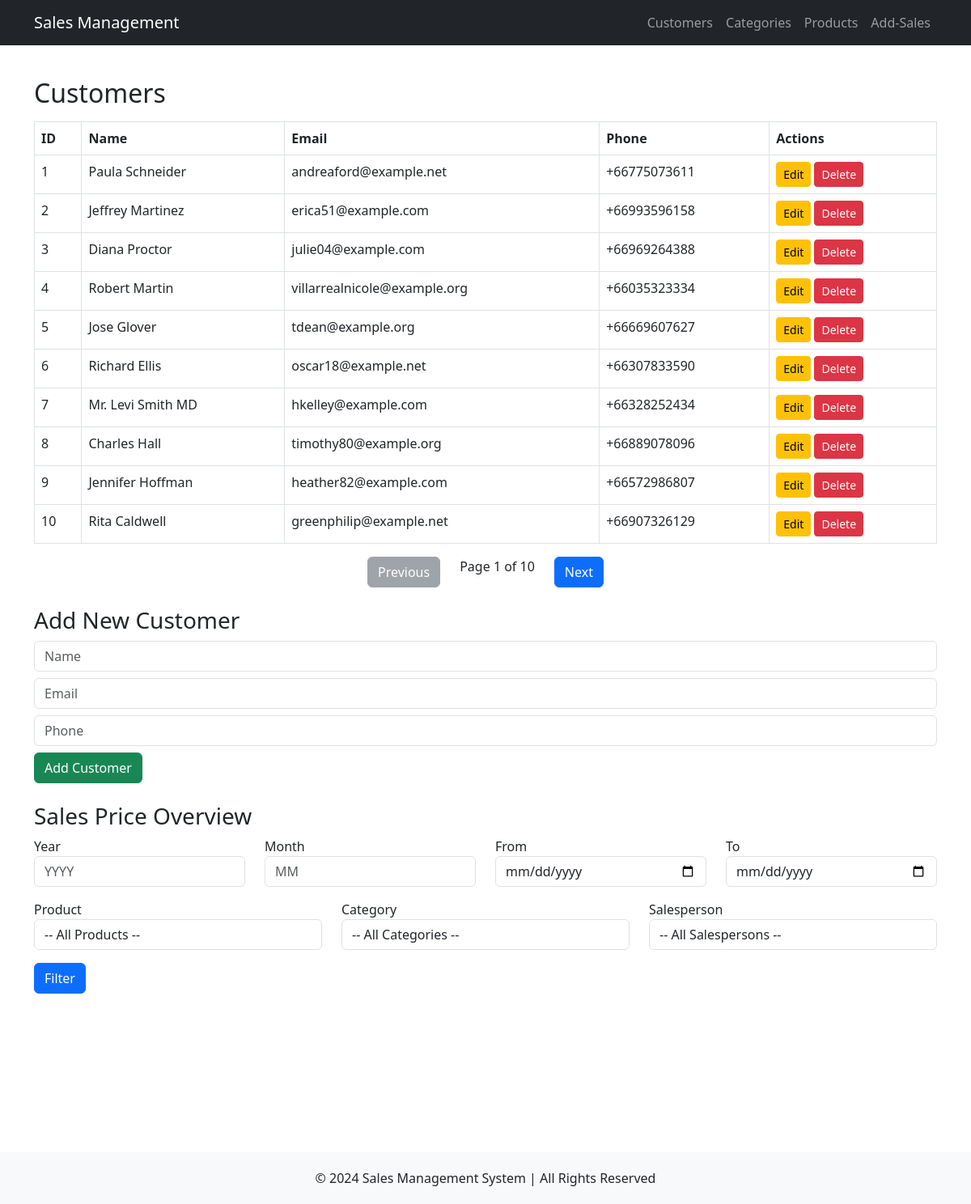
/customers, run on an earlier commit of the app's database.
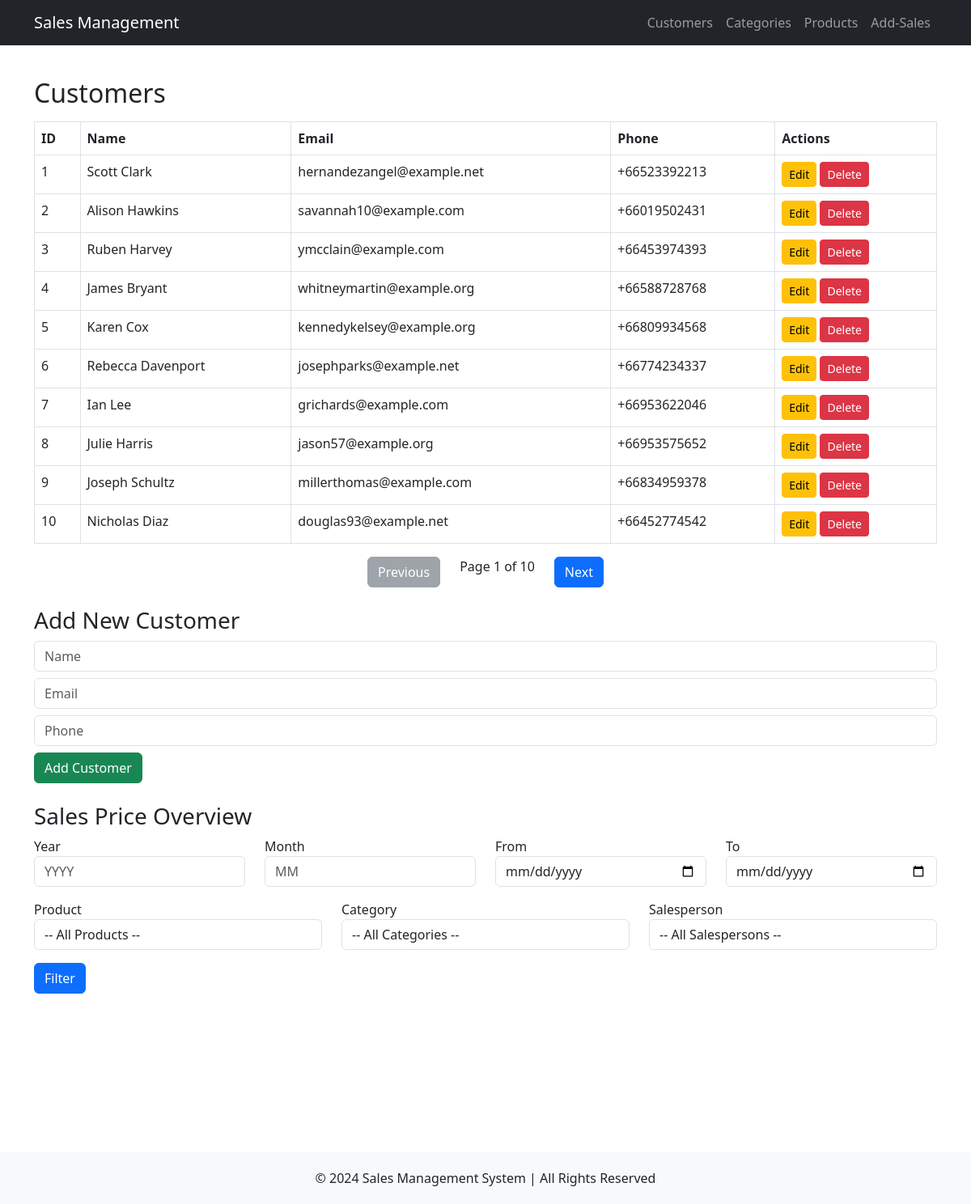
And on a later commit of the database.
### tables this page shows
CREATE TABLE Customers (
    cus_id INTEGER PRIMARY KEY AUTOINCREMENT NOT NULL UNIQUE,
    name VARCHAR(30) NOT NULL,
    email VARCHAR(50) UNIQUE,
    tel VARCHAR(15) UNIQUE
);

### routes/customers.py (the view)
@customer_bp.route('/customers', methods=['GET', 'POST'])
def customers():
    try:
        page = request.args.get('page', 1, type=int)
        offset = (page - 1) * CUSTOMERS_PER_PAGE
        conn = get_db_connection()
        fcustomers = conn.execute('SELECT * FROM Customers LIMIT ? OFFSET ?', (CUSTOMERS_PER_PAGE, offset)).fetchall()
        conn.close()
        conn = get_db_connection()
        total_customers = conn.execute('SELECT COUNT(*) FROM Customers').fetchone()[0]
        conn.close()
        total_pages = (total_customers + CUSTOMERS_PER_PAGE - 1) // CUSTOMERS_PER_PAGE
        has_prev = page > 1
        has_next = page < total_pages
        conn = get_db_connection()
        customers = conn.execute('SELECT * FROM Customers').fetchall()
        categories = conn.execute('SELECT * FROM Product_categories').fetchall()
        products = conn.execute('SELECT * FROM Products').fetchall()
        salespersons = conn.execute('SELECT * FROM Salespersons').fetchall()
        filtered_sales = []  # Default: No sales shown until filtered
        query_params = []
        if request.method == 'POST':
            year = request.form.get('year')
            month = request.form.get('month')
            start_date = request.form.get('start_date')
            end_date = request.form.get('end_date')
            product_id = request.form.get('product_id')
            category_id = request.form.get('category_id')
            salesperson_id = request.form.get('salesperson_id')
            query = """
                SELECT Sales_transactions.st_id, Sales_transactions.st_date, Sales_transactions.st_total, Customers.name AS customer, Salespersons.name AS salesperson,
                Products.name AS product, Products.price, Sales_products.purchased_qty, Product_categories.name AS category
                FROM Sales_transactions
                JOIN Sales_products ON Sales_transactions.st_id = Sales_products.sales_transaction_id
                JOIN Products ON Sales_products.product_id = Products.pro_id
                JOIN Product_categories ON Products.category_id = Product_categories.proc_id
                JOIN Customers ON Sales_transactions.cus_id = Customers.cus_id
                JOIN Salespersons ON Sales_transactions.sp_id = Salespersons.sp_id
                WHERE 1=1
            """
            if year:
                query += " AND strftime('%Y', Sales_transactions.st_date) = ?"
                query_params.append(year)
            if month:
                query += " AND strftime('%m', Sales_transactions.st_date) = ?"
                query_params.append(month)
            if start_date and end_date:
                query += " AND Sales_transactions.st_date BETWEEN ? AND ?"
                query_params.append(start_date)
                query_params.append(end_date)
            if product_id:
                query += " AND Products.pro_id = ?"
                query_params.append(product_id)
            if category_id:
                query += " AND Product_categories.proc_id = ?"
                query_params.append(category_id)
            if salesperson_id:
                query += " AND Salespersons.sp_id = ?"
                query_params.append(salesperson_id)
            filtered_sales = conn.execute(query, query_params).fetchall()
        else:
            filtered_sales = []  # Default: No data unless searched
        conn.close()
        return render_template('customers.html', fcustomers=fcustomers,
                                                 page=page,
                                                 total_pages=total_pages,
                                                 has_prev=has_prev,
                                                 has_next=has_next,
                                                 customers=customers,
                                                 categories=categories,
                                                 products=products,
                                                 salespersons=salespersons,
                                                 sales=filtered_sales,)
    except Exception as e:
        flash(f"Error: {str(e)}", 'danger')
        print("Error:", e)
        return render_template('customers.html', customers=[])

### routes/customers.py (called while the page is built)
def get_db_connection():
    conn = sqlite3.connect(DATABASE)
    conn.row_factory = sqlite3.Row
    return conn

### templates/customers.html (shortened to what this page needs)
{% extends 'base.html' %}
{% block content %}
    <h2>Customers</h2>
    <table class='table table-bordered mt-3'>
        <thead>
            <tr>
                <th>ID</th>
                <th>Name</th>
                <th>Email</th>
                <th>Phone</th>
                <th>Actions</th>
            </tr>
        </thead>
        <tbody>
            {% for fcustomer in fcustomers %}
            <tr>
                <td>{{ fcustomer['cus_id'] }}</td>
                <td>{{ fcustomer['name'] }}</td>
                <td>{{ fcustomer['email'] }}</td>
                <td>{{ fcustomer['tel'] }}</td>
                <td>
                    <a href='/edit_customer/{{ fcustomer["cus_id"] }}' class='btn btn-warning btn-sm'>Edit</a>
                    <a href='/delete_customer/{{ fcustomer["cus_id"] }}' class='btn btn-danger btn-sm'>Delete</a>
                </td>
            </tr>
            {% endfor %}
        </tbody>
    </table>
    <div class="pagination d-flex justify-content-center">
        {% if has_prev %}
            <a href="{{ url_for('customer_bp.customers', page=page-1) }}" class="btn btn-primary mx-4">Previous</a>
        {% else %}
            <button class="btn btn-secondary mx-4" disabled>Previous</button>
        {% endif %}
        <span>Page {{ page }} of {{ total_pages }}</span>
        {% if has_next %}
            <a href="{{ url_for('customer_bp.customers', page=page+1) }}" class="btn btn-primary mx-4">Next</a>
        {% else %}
            <button class="btn btn-secondary mx-4" disabled>Next</button>
        {% endif %}
    </div>
    <br/>
    <h3>Add New Customer</h3>
    <form action='/add_customer' method='post'>
        <input type='text' name='name' placeholder='Name' required class='form-control mb-2'>
        <input type='email' name='email' placeholder='Email' required class='form-control mb-2'>
        <input type='text' name='tel' placeholder='Phone' required class='form-control mb-2'>
        <button type='submit' class='btn btn-success'>Add Customer</button>
    </form>
<h3 class="mt-4">Sales Price Overview</h3>
<form method="POST" action="{{ url_for('customer_bp.customers') }}">
    <div class="row">
        <div class="col-md-3">
            <label>Year</label>
            <input type="number" name="year" class="form-control" placeholder="YYYY">
        </div>
        <div class="col-md-3">
            <label>Month</label>
            <input type="number" name="month" class="form-control" placeholder="MM">
        </div>
        <div class="col-md-3">
            <label>From</label>
            <input type="date" name="start_date" class="form-control">
        </div>
        <div class="col-md-3">
            <label>To</label>
            <input type="date" name="end_date" class="form-control">
        </div>
    </div>
    <div class="row mt-3">
        <div class="col-md-4">
            <label>Product</label>
            <select name="product_id" class="form-control">
                <option value="">-- All Products --</option>
            </select>
        </div>
        <div class="col-md-4">
            <label>Category</label>
            <select name="category_id" class="form-control">
                <option value="">-- All Categories --</option>
            </select>
        </div>
        <div class="col-md-4">
            <label>Salesperson</label>
            <select name="salesperson_id" class="form-control">
                <option value="">-- All Salespersons --</option>
            </select>
        </div>
    </div>
    <button type="submit" class="btn btn-primary mt-3">Filter</button>
</form>
<div class="mt-5" style="height: 100px;"></div>
{% endblock %}

What changed in the data, as far as the page shows it:
changed Customers id 1: name "Paula Schneider" → "Scott Clark"; email "andreaford@example.net" → "hernandezangel@example.net"; tel "+66775073611" → "+66523392213"
changed Customers id 2: name "Jeffrey Martinez" → "Alison Hawkins"; email "erica51@example.com" → "savannah10@example.com"; tel "+66993596158" → "+66019502431"
changed Customers id 3: name "Diana Proctor" → "Ruben Harvey"; email "julie04@example.com" → "ymcclain@example.com"; tel "+66969264388" → "+66453974393"
changed Customers id 4: name "Robert Martin" → "James Bryant"; email "villarrealnicole@example.org" → "whitneymartin@example.org"; tel "+66035323334" → "+66588728768"
changed Customers id 5: name "Jose Glover" → "Karen Cox"; email "tdean@example.org" → "kennedykelsey@example.org"; tel "+66669607627" → "+66809934568"
changed Customers id 6: name "Richard Ellis" → "Rebecca Davenport"; email "oscar18@example.net" → "josephparks@example.net"; tel "+66307833590" → "+66774234337"
changed Customers id 7: name "Mr. Levi Smith MD" → "Ian Lee"; email "hkelley@example.com" → "grichards@example.com"; tel "+66328252434" → "+66953622046"
changed Customers id 8: name "Charles Hall" → "Julie Harris"; email "timothy80@example.org" → "jason57@example.org"; tel "+66889078096" → "+66953575652"
changed Customers id 9: name "Jennifer Hoffman" → "Joseph Schultz"; email "heather82@example.com" → "millerthomas@example.com"; tel "+66572986807" → "+66834959378"
changed Customers id 10: name "Rita Caldwell" → "Nicholas Diaz"; email "greenphilip@example.net" → "douglas93@example.net"; tel "+66907326129" → "+66452774542"
